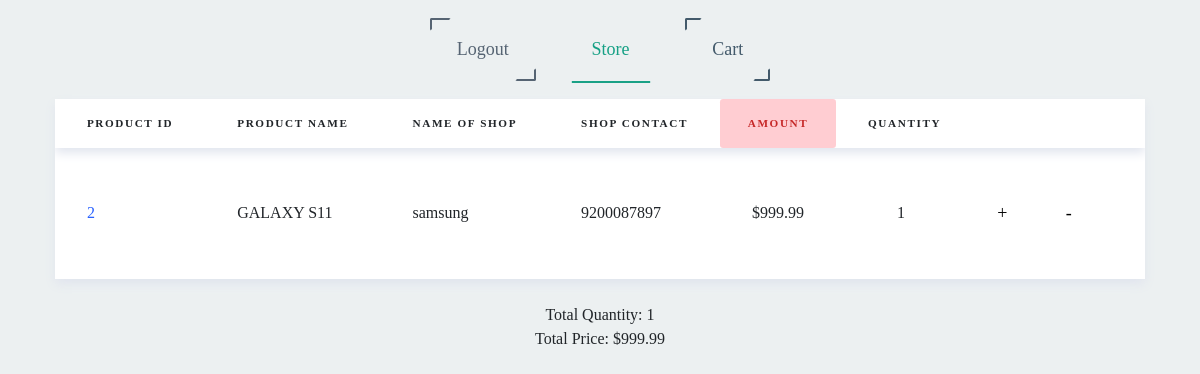
The page /Cart (signed in) on the database its author committed.
### Products/models.py (models this page shows, shortened)
class CartItem(models.Model):
    user = models.ForeignKey(User, on_delete=models.CASCADE)
    product = models.ForeignKey(product, on_delete=models.CASCADE)
    quantity = models.IntegerField(default=1)

class product(models.Model):
    pName = models.CharField(max_length=20)
    nameShop = models.CharField(max_length=20)
    shopContact = models.CharField(max_length=20)
    description = models.CharField(max_length=500)
    email = models.EmailField()
    pPrice = models.DecimalField(max_digits=5, decimal_places=2, default=9.99)
    users = models.ManyToManyField(User , null=True , blank=True)

### Products/views.py (the view)
# urls.py: path('Cart', views.Cart, name='Cart'),
@login_required
def Cart(request):
    user = request.user
    cart_items = user.cartitem_set.all()
    total_quantity = cart_items.aggregate(Sum('quantity'))['quantity__sum'] or 0
    total_price = sum(item.product.pPrice * item.quantity for item in cart_items)
    return render(request, 'Products/Cart.html', {'cart_items': cart_items, 'total_quantity': total_quantity, 'total_price': total_price})

### Products/templates/Products/Cart.html (shortened to what this page needs)
{%extends 'Products/layout.html'%}
{%load static%}
{%block body%}
<link rel="stylesheet" href="{% static 'Products/homePage.css'%}">
    <link rel="stylesheet" href="https://stackpath.bootstrapcdn.com/bootstrap/4.5.0/css/bootstrap.min.css">
    <div class="container my">
      <link rel="stylesheet" href="{% static 'Products/styleH.css'%}">
      <a href="{% url 'logout' %}">
        <button class="button type1">
          Logout
        </button>
      </a>
      <a href="{% url 'home' %}">
        <button class="button type2">
          Store
        </button>
      </a>
      <a href="{% url 'Cart' %}">
        <button class="button type3">
          Cart
        </button>
      </a>
    </div>
    <table>
      <thead>
        <tr>
          <th>Product ID</th>
          <th>Product Name</th>
          <th>Name of Shop</th>
          <th>shop contact </th>
          <th class='status status-unpaid'>Amount</th>
          <th>Quantity</th>
          <th></th>
        </tr>
      </thead>
      <tbody>
        {% for cart_item in cart_items %}
        <tr>
          <td>
            <a href="{% url 'view' cart_item.product.id%}">{{cart_item.product.id}}</a>
          </td>
          <td>
            {{cart_item.product.pName}}
          </td>
          <td>
            {{cart_item.product.nameShop}}
          </td>
          <td>
            {{cart_item.product.shopContact}}
          </td>
          <td>
            ${{cart_item.product.pPrice}}
          </td>
          <td>
            {{cart_item.quantity}}
          </td>
          <td style="display: flex; justify-content: flex-start;">
            <button class="button" style="margin-left: -35px;" onclick="window.location.href='{% url 'increase' cart_item.product.id %}'">+</button>
            <button class="button" style="margin-left: -10px;" onclick="window.location.href='{% url 'decrease' cart_item.product.id %}'">-</button>
          </td>
        {%endfor%}
      </tbody>
    </table>
    <br>
    <div>Total Quantity: {{ total_quantity }}</div>
    <div>Total Price: ${{ total_price }}</div>
{%endblock body%}

### Products/static/Products/homePage.css (style rules this page uses)
*, *::before, *::after { box-sizing: border-box; margin: 0; padding: 0; }
body { font-family: Mukta, sans-serif; height: 40vh; display: grid; justify-content: center; align-items: center; color: #4f546c; font-size: 0.9rem; background-color: #f9fbff; }
table { border-collapse: collapse; box-shadow: 0 5px 10px #e1e5ee; background-color: white; text-align: left; overflow: hidden; }
table thead { box-shadow: 0 5px 10px #e1e5ee; }
table th { padding: 1rem 2rem; text-transform: uppercase; letter-spacing: 0.1rem; font-size: 0.7rem; font-weight: 900; }
table td { padding: 1rem 2rem; }
table a { text-decoration: none; color: #2962ff; }
table .status { border-radius: 0.2rem; background-color: red; padding: 0.2rem 1rem; text-align: center; }
table .status-unpaid { background-color: #ffcdd2; color: #c62828; }

### Products/static/Products/styleH.css (style rules this page uses)
body { margin: 0 !important; padding: 0 !important; width: 100%; height: 100vh; display: flex; justify-content: flex-start; align-items: center; flex-direction: column; font-family: Raleway; background-color: #ecf0f1; min-height: 100%; }
.my { display: flex; justify-content: center; }
.button { position: relative; padding: 1em 1.5em; border: none; background-color: transparent; cursor: pointer; outline: none; font-size: 18px; margin: 1em 0.8em; }
.button.type1 { color: #566473; }
.button.type1::after, .button.type1::before { content: ''; display: block; position: absolute; width: 20%; height: 20%; border: 2px solid; transition: all 0.6s ease; border-radius: 2px; }
.button.type1::after { bottom: 0; right: 0; border-top-color: transparent; border-left-color: transparent; border-bottom-color: #566473; border-right-color: #566473; }
.button.type1::before { top: 0; left: 0; border-bottom-color: transparent; border-right-color: transparent; border-top-color: #566473; border-left-color: #566473; }
.button.type2 { color: #16a085; }
.button.type2::after, .button.type2::before { content: ''; display: block; position: absolute; top: 100%; left: 0; width: 100%; height: 2px; background-color: #16a085; transition: all 0.3s ease; transform: scale(0.85); }
.button.type3 { color: #435a6b; }
.button.type3::after, .button.type3::before { content: ''; display: block; position: absolute; width: 20%; height: 20%; border: 2px solid; transition: all 0.6s ease; border-radius: 2px; }
.button.type3::after { bottom: 0; right: 0; border-top-color: transparent; border-left-color: transparent; border-bottom-color: #435a6b; border-right-color: #435a6b; }
.button.type3::before { top: 0; left: 0; border-bottom-color: transparent; border-right-color: transparent; border-top-color: #435a6b; border-left-color: #435a6b; }

### rows shown on the page
CartItem: product.id "2", product.pName "GALAXY S11", product.nameShop "samsung", product.shopContact "9200087897", product.pPrice "999.99", quantity "1"

### other values the page prints
{{ total_quantity }} "1"
{{ total_price }} "999.99"
